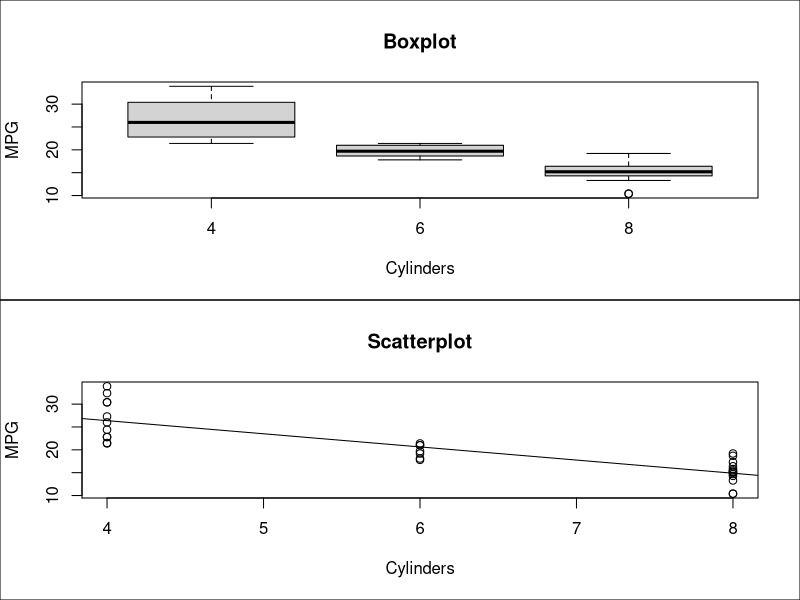
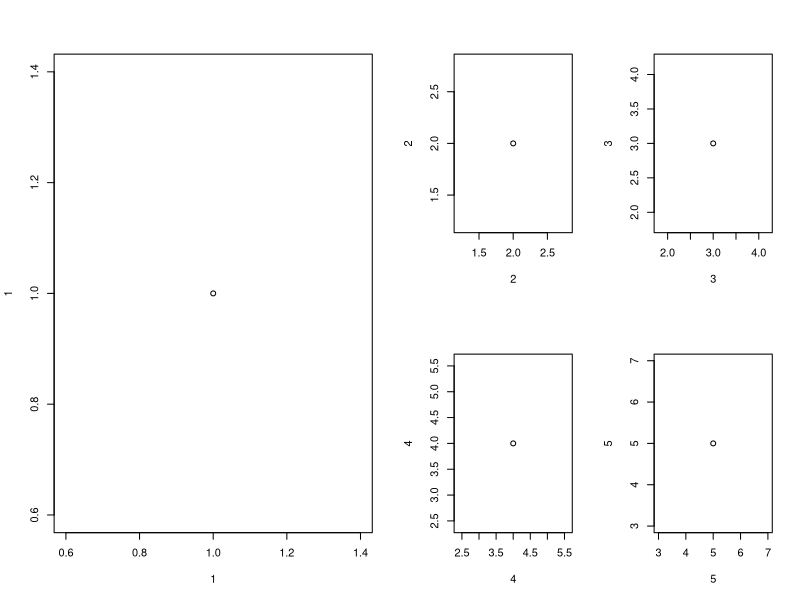
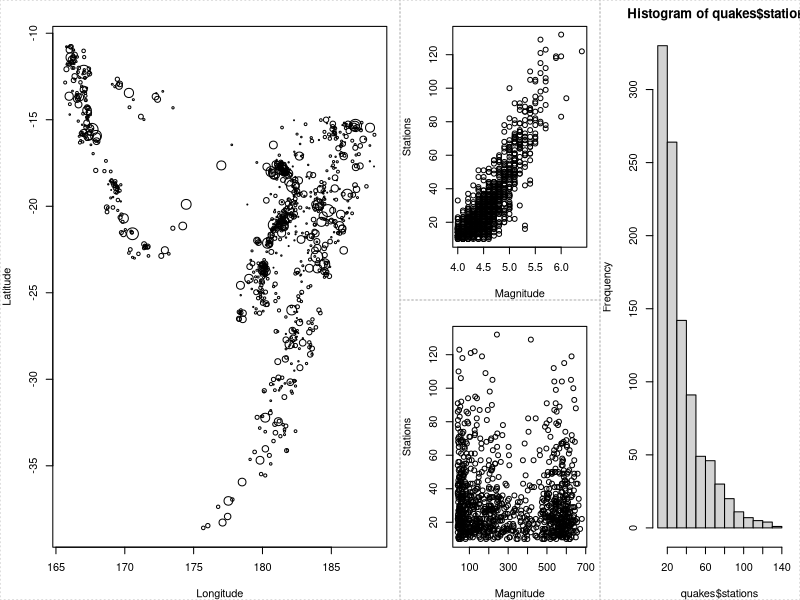
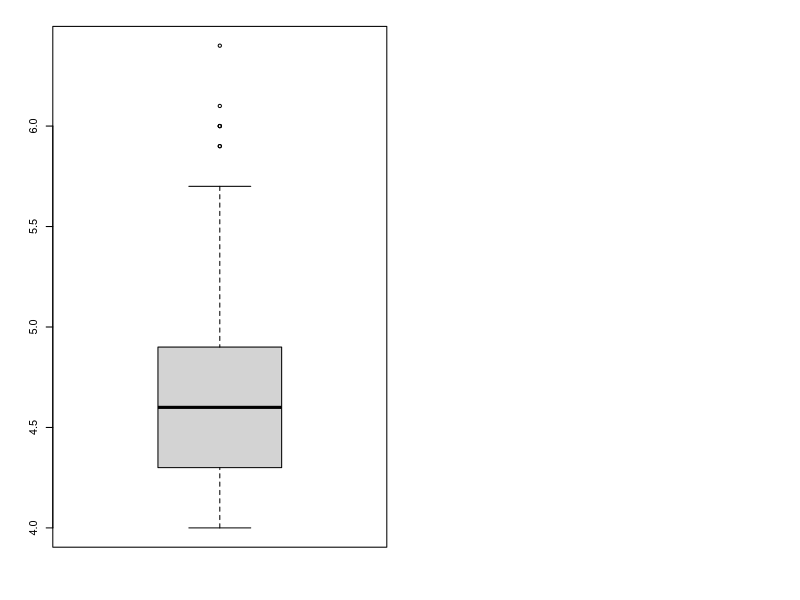

Generate these figures, in order, with R: (Note: this script raises an error after producing the figures.)
#a

mpg.fit<-lm(mpg~cyl,data=mtcars)
dev.new()
dev.list()
par(mfrow=c(2,1))
boxplot(mtcars$mpg~mtcars$cyl,ylab="MPG",xlab="Cylinders",main="Boxplot",axis=F)
box("figure")
plot(mtcars$mpg~mtcars$cyl,ylab="MPG",xlab="Cylinders",main="Scatterplot")
Axis(side=2,at=c(2,4,6))
box("figure")
abline(mpg.fit)

#b
dev.mat1<-matrix(c(2,1,1,3),4,1)
dev.mat2<-matrix(c(1,1,1,1,2,4,3,5),2,4)
dev.mat3<-matrix(c(2,3,3,1,2,3,3,1,2,4,5,1),4,3)
dev.new(height=4,width=4)
layout(mat=dev.mat2)
plot(1,1)
plot(2,2)
plot(3,3)
plot(4,4)
plot(5,5)

#c
dev.new(height=4.5,width=9)
dev.matc<-matrix(c(1,1,1,1,2,3,4,4),2,4)
layout(mat=dev.matc)
par(mar=c(4,4,2,1))
plot(quakes$long,quakes$lat,cex=0.02*quakes$stations,xlab="Longitude",ylab="Latitude")
box("figure",lty=3,col="gray")
plot(quakes$stations~quakes$mag,xlab="Magnitude",ylab="Stations")
box("figure",lty=3,col="gray")
plot(quakes$stations~quakes$depth,xlab="Magnitude",ylab="Stations")
box("figure",lty=3,col="gray")
hist(quakes$stations)
box("figure",lty=3,col="gray")

#d
interactive.arrow<-function(...,label=NA){
      arrowpoints<-locator(n=2)
      arrows(x0=arrowpoints$x[1],
             y0=arrowpoints$y[1],
             x1=arrowpoints$x[2],
             y1=arrowpoints$y[2],
             ...)
      if(!is.na(label)){
            labelposition<-locator(n=1)
            text(x=labelposition$x[1],
                 y=labelposition$y[1],
                 labels=label,
                 ...)
      }
}

boxplot(quakes$mag)
interactive.arrow(xpd=NA,label="outliers")
interactive.arrow(xpd=F,label="maximum")
interactive.arrow(xpd=F,label="3rd quartile")
interactive.arrow(xpd=NA,label="median")
interactive.arrow(xpd=NA,label="1st quartile")
interactive.arrow(xpd=NA,label="minimum")
